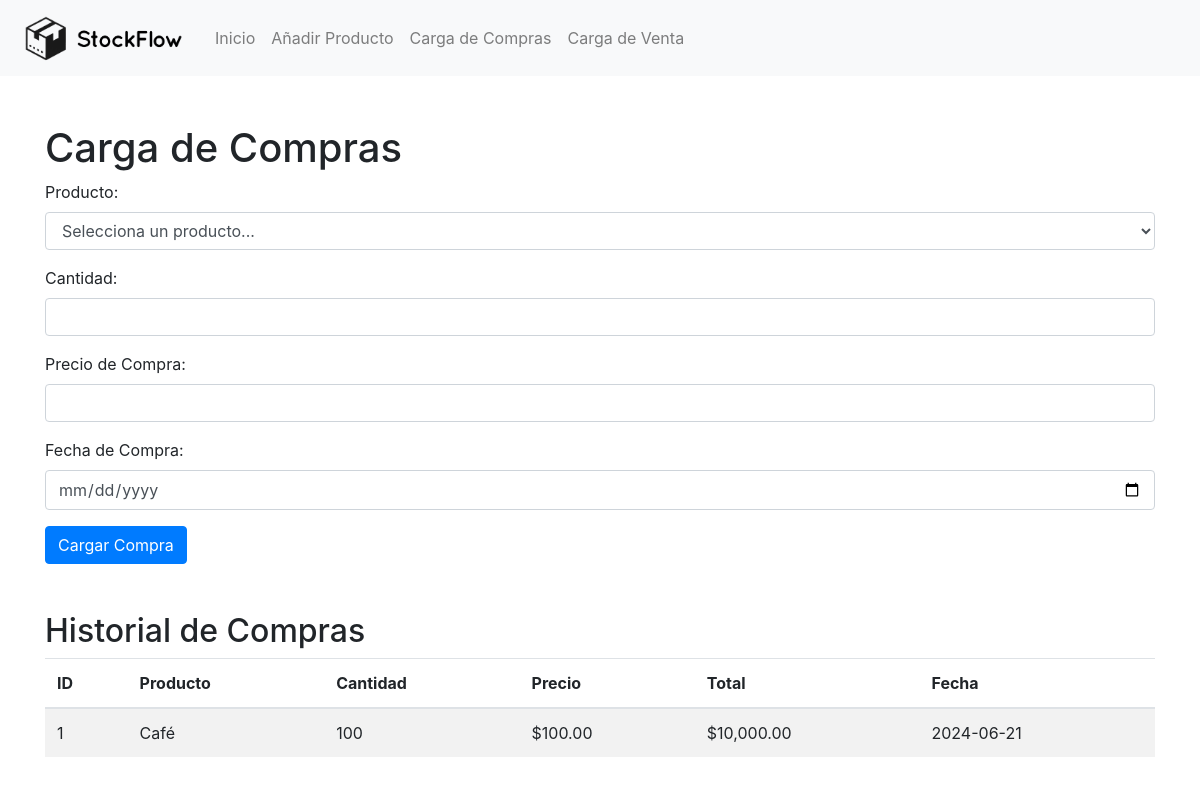
The page /carga_compras on the database its author committed.
### tables this page shows
CREATE TABLE compras (
        id INTEGER PRIMARY KEY AUTOINCREMENT,
        fecha TEXT,
        producto_id INTEGER,
        producto_nombre TEXT,
        cantidad INTEGER,
        precio REAL,
        total REAL,
        FOREIGN KEY (producto_id) REFERENCES productos (id)
    );

### app.py (the view, shortened to what this page needs)
@app.route('/carga_compras', methods=['GET', 'POST'])
def carga_compras():
    db = get_db()
    c = db.cursor()
    c.execute('SELECT * FROM productos')
    productos = c.fetchall()
    c.execute('''
        SELECT c.*, p.nombre as producto_nombre
        FROM compras c
        JOIN productos p ON c.producto_id = p.id
    ''')
    compras = c.fetchall()
    return render_template('carga_compras.html', productos=productos, compras=compras)

### app.py (called while the page is built)
def get_db():
    if 'db' not in g:
        g.db = sqlite3.connect('inventario.db')
        g.db.row_factory = sqlite3.Row
    return g.db

### templates/carga_compras.html (shortened to what this page needs)
{% extends "base.html" %}
{% block content %}
    <h1 class="mt-5">Carga de Compras</h1>
    <form method="post" action="{{ url_for('carga_compras') }}">
        <div class="form-group">
            <label for="producto">Producto:</label>
            <select class="form-control" id="producto-select2" name="producto">
                <option value="" disabled selected>Selecciona un producto...</option>
            </select>
        </div>
        <div class="form-group">
            <label for="cantidad">Cantidad:</label>
            <input type="number" class="form-control" id="cantidad" name="cantidad" required>
        </div>
        <div class="form-group">
            <label for="precio">Precio de Compra:</label>
            <input type="number" step="0.01" class="form-control" id="precio" name="precio" required>
        </div>
        <div class="form-group">
            <label for="fecha">Fecha de Compra:</label>
            <input type="date" class="form-control" id="fecha" name="fecha" required>
        </div>
        <button type="submit" class="btn btn-primary">Cargar Compra</button>
    </form>
    <h2 class="mt-5">Historial de Compras</h2>
    <table class="table table-striped">
        <thead>
            <tr>
                <th>ID</th>
                <th>Producto</th>
                <th>Cantidad</th>
                <th>Precio</th>
                <th>Total</th>
                <th>Fecha</th>
            </tr>
        </thead>
        <tbody>
            {% for compra in compras %}
            <tr>
                <td>{{ compra['id'] }}</td>
                <td>{{ compra['producto_nombre'] }}</td>
                <td>{{ compra['cantidad'] }}</td>
                <td>${{ "{:,.2f}".format(compra['precio']) }}</td>
                <td>${{ "{:,.2f}".format(compra['total']) }}</td>
                <td>{{ compra['fecha'] }}</td>
            </tr>
            {% endfor %}
        </tbody>
    </table>
    <link href="https://cdn.jsdelivr.net/npm/select2@4.1.0/dist/css/select2.min.css" rel="stylesheet" />
{% endblock %}

### rows shown on the page
compras: id "1", producto_nombre "Café", cantidad "100", precio "100.00", total "10,000.00", fecha "2024-06-21"
